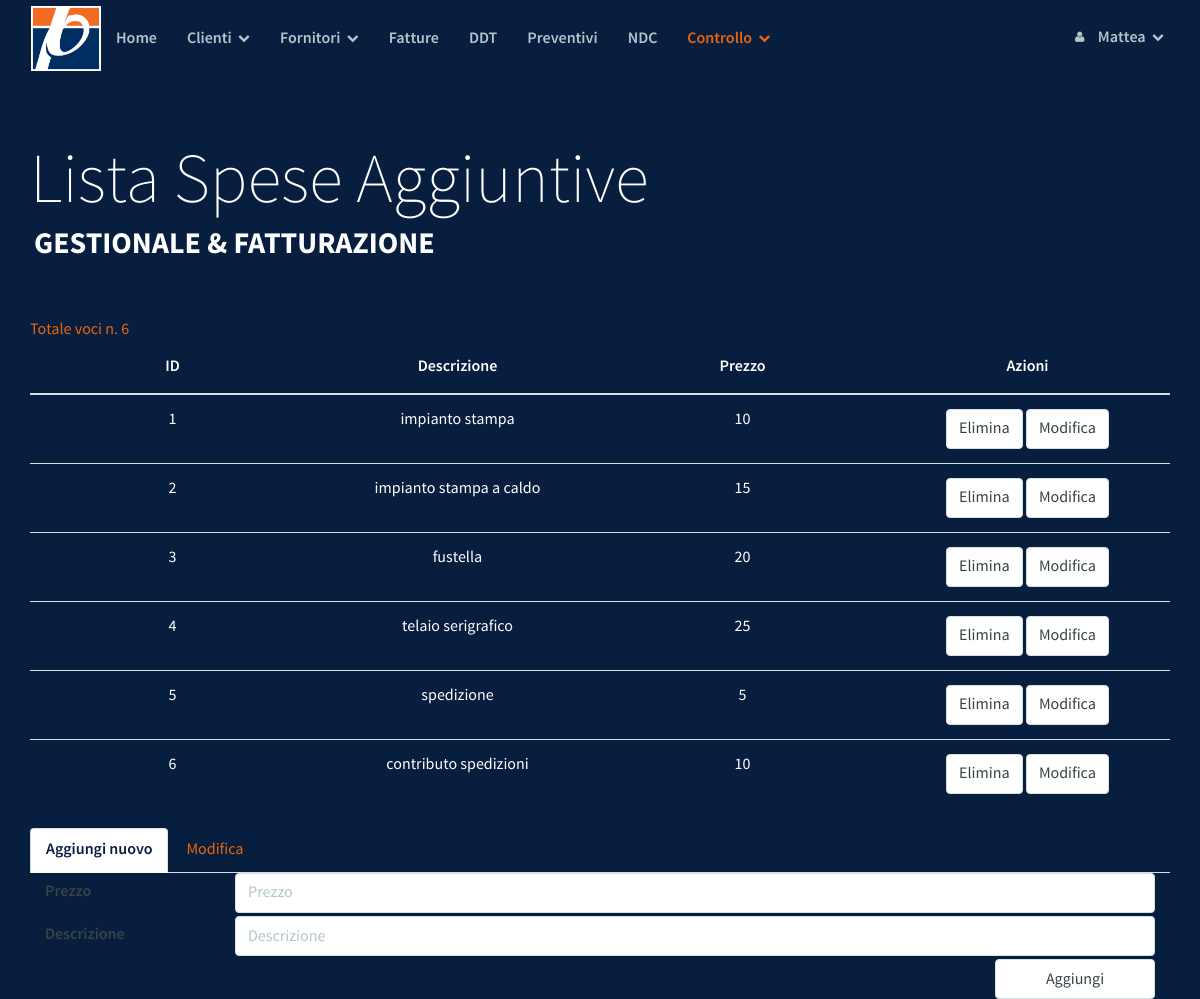
/check/ck_spagg.php (signed in), run on the app's committed database.
### tables this page shows
CREATE TABLE `ck_spese` (
  `id` int(10) unsigned NOT NULL AUTO_INCREMENT,
  `descr` varchar(200) NOT NULL,
  `prezzo` int(11) NOT NULL,
  PRIMARY KEY (`id`),
  UNIQUE KEY `descr` (`descr`)
);

### check/ck_spagg.php (the view, shortened to what this page needs)
<?php
   include("../DB/config.php");
?>
<!DOCTYPE html>
<html lang="it">
<head>
    <?php
    include_once("../template/parrot/style.php");
    ?>
</head>
<body>
        <?php include_once("./../template/parrot/navbar.php") ?>
    <div class="masthead">
        <div class="masthead-title">
            <div class="container">
                Lista Spese Aggiuntive
                <small>Gestionale & Fatturazione</small>
            </div>
        </div>
    </div>
<div class="container">
    <br/>
    <span style="color:#EA640C">
    Totale voci n.
    <?php
    $sql_rows = "SELECT * FROM ck_spese";
    echo mysqli_num_rows(mysqli_query($conndb, $sql_rows));
    ?>
    </span>
</div>
<div class="container">
    <table class="table">
        <thead>
            <tr>
                <th>ID</th>
                <th>Descrizione</th>
                <th>Prezzo</th>
                <th>Azioni</th>
            </tr>
        </thead>
        <tbody>
            <?php
            include("../DB/config.php");
            $sql = "SELECT * FROM ck_spese ORDER BY id";
            $result = mysqli_query($conndb, $sql);
            while($row = mysqli_fetch_array($result)) {
                $id = $row['id'];
                $descr = $row['descr'];
                $prezzo = $row['prezzo'];
                echo "<tr>
                <td class='valore-" . $id . "'>" . $id . "</td>
                <td class='valore-" . $id . "'>" . $descr . "</td>
                <td class='valore-" . $id . "'>" . $prezzo . "</td>
                 <td class='form-inline'>
                    <form  action='#' method='POST'>
                        <button class='form-control' type='submit' name='case' value='del'>Elimina</button>
                        <input class='form-control' type='button' value='Modifica' data-toggle=\"tab\" onClick='modifica(\"valore-" . $id . "\")'>
                        <input type='hidden' name='id' value='" . $id . "'>
                    </form>
                </td>
                </tr>";
            }
            ?>
        </tbody>
    </table>
    <div>
        <ul class="nav nav-tabs" role="tablist">
            <li role="presentation" class="active"><a href="#new" aria-controls="home" role="tab" data-toggle="tab">Aggiungi
                    nuovo</a></li>
            <li role="presentation"><a id="openModTab" href="#mod" aria-controls="profile" role="tab" data-toggle="tab">Modifica</a>
            </li>
        </ul>
        <div id="tabs" class="tab-content">
            <div role="tabpanel" class="tab-pane active" id="new">
                <form action="#" method="POST">
                    <div class="col-sm-12">
                        <div class="row">
                            <div class="col-sm-2">
                                <label class="control-label">Prezzo</label>
                            </div>
                            <div class="col-sm-10">
                                <input type="number" class="form-control" name="prezzo" placeholder="Prezzo">
                            </div>
                        </div>
                    </div>
                    <div class="col-sm-12">
                        <div class="row">
                            <div class="col-sm-2">
                                <label class="control-label">Descrizione</label>
                            </div>
                            <div class="col-sm-10">
                                <input type="text" class="form-control" name="descr" placeholder="Descrizione">
                            </div>
                        </div>
                    </div>
                    <div class="col-sm-2 col-sm-offset-10">
                        <input class="form-control" type="submit" value="Aggiungi">
                    </div>
                </form>
            </div>
        </div>
    </div>
    </div>
	</body>
</html>

### template/parrot/css/drunken-parrot.css (style rules this page uses)
body { font-family: "SourceSansPro", Helvetica, Arial, sans-serif; font-size: 16px; line-height: 1.5; color: #fff; background-color: #071E3F; }
a { color: #EA640C; text-decoration: none; -webkit-transition: 0.25s; transition: 0.25s; }
label { font-family: "SourceSansProSemiBold", Helvetica, Arial, sans-serif; font-weight: normal; line-height: 2.4; color: #364347; }
.form-control { border: 1px solid #d6e1e5; color: #364347; font-size: 16px; line-height: 1.467; padding: 7px 12px; height: 40px; -webkit-appearance: none; border-radius: 4px; -webkit-box-shadow: none; box-shadow: none; -webkit-transition: border .25s linear, color .25s linear, background-color .25s linear; transition: border .25s linear, color .25s linear, background-color .25s linear; }
.nav-tabs { border-bottom: 1px solid #d6e1e5; }
.nav-tabs > li.active > a, .nav-tabs > li.active > a:hover, .nav-tabs > li.active > a:focus { color: #071E3F; border: 1px solid #d6e1e5; border-bottom-color: transparent; font-family: "SourceSansProSemiBold", Helvetica, Arial, sans-serif; }
.table > thead > tr > th, .table > tbody > tr > th, .table > tfoot > tr > th, .table > thead > tr > td, .table > tbody > tr > td, .table > tfoot > tr > td { padding: 14px 5px; border-top: 1px solid #d6e1e5; }
.table > thead > tr > th { border-bottom: 2px solid #d6e1e5; font-family: "SourceSansProSemiBold", Helvetica, Arial, sans-serif; }

### template/parrot/css/demo.css (style rules this page uses)
.masthead { width: 100%; height: 100%; padding: 2em 0 2em 0; position: relative; z-index: 2; }
.masthead .masthead-title { font-family: "SourceSansProExtraLight", Helvetica, Arial, sans-serif; font-size: 30px; line-height: 1.2; color: white; }
.masthead .masthead-title small { color: white; font-family: "SourceSansProBold", Helvetica, Arial, sans-serif; display: block; text-transform: uppercase; font-size: 12px; padding-left: 4px; }
@media (min-width: 1000px) { .container { width: 1170px; } }
@media (min-width: 1000px) { .masthead { :padding: 3em 0; } }
@media (min-width: 1000px) { .masthead .masthead-title { font-size: 70px; } }
@media (min-width: 1000px) { .masthead .masthead-title small { font-size: 30px; } }
@media (min-width: 1000px) { .table > thead > tr > th, .table > tbody > tr > th, .table > tfoot > tr > th, .table > thead > tr > td, .table > tbody > tr > td, .table > tfoot > tr > td { padding: 14px 20px; border-top: 1px solid #d6e1e5; } }

### check/ck_spagg.php (style rules this page uses)
th { text-align: center; width: 20%; }
td { text-align: center; width: 20%; }

### data on the page
ck_spese: id "1", descr "impianto stampa", prezzo "10"
ck_spese: id "2", descr "impianto stampa a caldo", prezzo "15"
ck_spese: id "3", descr "fustella", prezzo "20"
ck_spese: id "4", descr "telaio serigrafico", prezzo "25"
ck_spese: id "5", descr "spedizione", prezzo "5"
ck_spese: id "6", descr "contributo spedizioni", prezzo "10"

### other printed values
$user "Mattea"
mysqli_num_rows(mysqli_query($conndb, $sql_rows)) "6"
